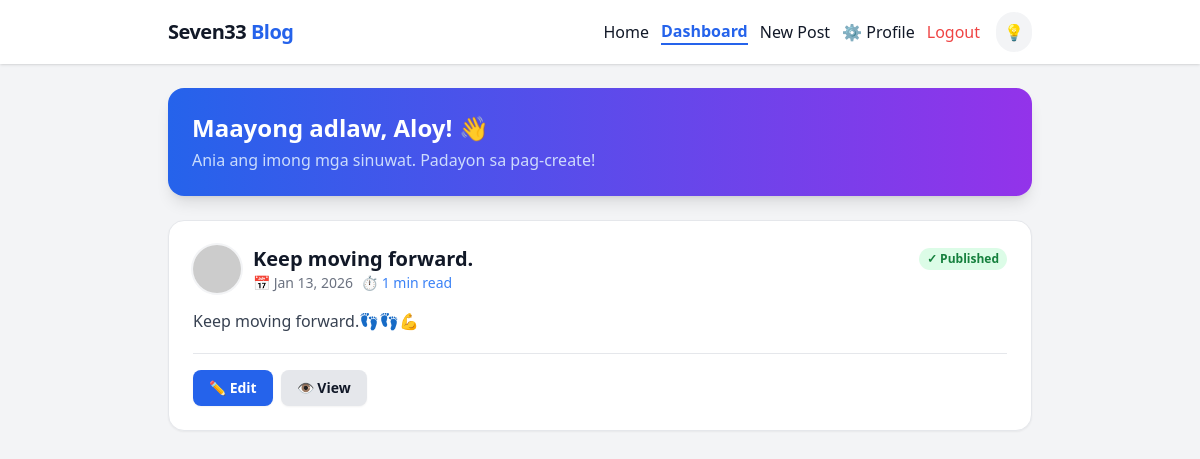
Page /dashboard (signed in) on the committed database.
### app.py (models this page shows)
class User(db.Model):
    id = db.Column(db.Integer, primary_key=True)
    username = db.Column(db.String(80), unique=True, nullable=False)
    password = db.Column(db.String(200), nullable=False)
    is_admin = db.Column(db.Boolean, default=False)
    bio = db.Column(db.Text, nullable=True)
    profile_pic = db.Column(db.String(200), default='default-avatar.png')

class Post(db.Model):
    id = db.Column(db.Integer, primary_key=True)
    title = db.Column(db.String(200), nullable=False)
    content = db.Column(db.Text, nullable=False)
    slug = db.Column(db.String(200), unique=True, nullable=False)
    author = db.Column(db.String(80), nullable=False, default="Guest")
    created_at = db.Column(db.DateTime, default=datetime.utcnow)
    approved = db.Column(db.Boolean, default=False)
    tags = db.Column(db.String(200), nullable=True)
    media_file = db.Column(db.String(200), nullable=True)
    media_type = db.Column(db.String(10), nullable=True) # 'image' or 'video'

### app.py (the view)
@app.route('/dashboard')
@login_required
def dashboard():
    user = User.query.get(session['user_id'])
    if user.is_admin:
        posts = Post.query.order_by(Post.created_at.desc()).all()
    else:
        posts = Post.query.filter_by(author=user.username).order_by(Post.created_at.desc()).all()
    return render_template('my_dashboard.html', posts=posts, user=user)

### app.py (called while the page is built)
def login_required(f):
    @wraps(f)
    def decorated(*args, **kwargs):
        if not session.get('user_id'):
            flash("Please login first!")
            return redirect(url_for('login'))
        return f(*args, **kwargs)
    return decorated

def get_read_time(content):
    if not content: return 1
    words = len(content.split())
    minutes = round(words / 200)
    return minutes if minutes > 0 else 1

@app.context_processor
def utility_processor():
    def get_user_by_username(username):
        return User.query.filter_by(username=username).first()
    return dict(get_user_by_username=get_user_by_username, get_read_time=get_read_time)

### templates/my_dashboard.html (shortened to what this page needs)
<!DOCTYPE html>
<html lang="en">
<head>
<script src="https://cdn.tailwindcss.com"></script>
</head>
<body class="bg-gray-100 dark:bg-gray-900 text-gray-900 dark:text-gray-100 transition-colors duration-300 min-h-screen">
<header class="bg-white dark:bg-gray-800 shadow sticky top-0 z-50">
    <div class="max-w-4xl mx-auto px-4 py-3 flex flex-col md:flex-row justify-between items-center gap-3">
        <h1 class="text-xl font-bold tracking-tight">Seven33 <span class="text-blue-600">Blog</span></h1>
        <div class="flex items-center w-full md:w-auto justify-between md:justify-end gap-4">
            <nav class="flex items-center gap-3 overflow-x-auto hide-scrollbar py-1 text-sm sm:text-base">
                <a href="{{ url_for('public_home') }}" class="whitespace-nowrap hover:text-blue-600 transition">Home</a>
                {% if user %}
                    <a href="{{ url_for('dashboard') }}" class="whitespace-nowrap text-blue-600 dark:text-blue-400 font-bold border-b-2 border-blue-600">Dashboard</a>
                    <a href="{{ url_for('create_post') }}" class="whitespace-nowrap hover:text-green-600 transition">New Post</a>
                    <a href="{{ url_for('profile_settings') }}" class="whitespace-nowrap hover:text-purple-600 transition">⚙️ Profile</a>
                    <a href="{{ url_for('logout') }}" class="whitespace-nowrap text-red-500 hover:text-red-700 transition">Logout</a>
                {% endif %}
            </nav>
            <button id="darkToggle" class="p-2 bg-gray-100 dark:bg-gray-700 rounded-full hover:bg-gray-200 dark:hover:bg-gray-600 transition flex-shrink-0">💡</button>
        </div>
    </div>
</header>
<div class="max-w-4xl mx-auto p-4 mt-2">
    <div class="bg-gradient-to-r from-blue-600 to-purple-600 text-white p-6 rounded-2xl shadow-lg mb-6">
        <h2 class="text-xl sm:text-2xl font-bold mb-1">Maayong adlaw, {{ user.username }}! 👋</h2>
        <p class="text-blue-100 text-sm sm:text-base opacity-90">
            {% if user.is_admin %} Admin Account: Pwede nimo i-manage ang tanan posts. {% else %} Ania ang imong mga sinuwat. Padayon sa pag-create! {% endif %}
        </p>
    </div>
    {% if posts %}
        {% for post in posts %}
        <div class="bg-white dark:bg-gray-800 p-5 sm:p-6 rounded-2xl shadow-sm mb-5 border border-gray-200 dark:border-gray-700">
            <div class="flex items-start gap-3 mb-4">
                {% set post_user = get_user_by_username(post.author) %}
                <div class="flex-shrink-0">
                    {% if post_user %}
                        <img src="{{ url_for('uploaded_file', filename=post_user.profile_pic) }}"
                             onerror="this.src='https://ui-avatars.com/api/?name={{ post.author }}&background=0D8ABC&color=fff'"
                             class="w-10 h-10 sm:w-12 sm:h-12 rounded-full object-cover shadow-sm ring-2 ring-gray-100 dark:ring-gray-700">
                    {% else %}
                        <div class="w-10 h-10 sm:w-12 sm:h-12 rounded-full bg-blue-500 flex items-center justify-center text-white font-bold text-lg shadow-sm">
                            {{ post.author[0].upper() }}
                        </div>
                    {% endif %}
                </div>
                <div class="flex-1 min-w-0">
                    <div class="flex flex-col sm:flex-row sm:justify-between sm:items-start gap-1">
                        <div>
                            <h2 class="text-lg sm:text-xl font-bold truncate">{{ post.title }}</h2>
                            <p class="text-xs sm:text-sm text-gray-500 flex items-center gap-2">
                                📅 {{ post.created_at.strftime('%b %d, %Y') }}
                                <span class="text-blue-500 font-medium">⏱️ {{ get_read_time(post.content) }} min read</span>
                            </p>
                        </div>
                        <div class="mt-1 sm:mt-0">
                            {% if post.approved %}
                                <span class="status-badge bg-green-100 text-green-700 dark:bg-green-900/30 dark:text-green-400">✓ Published</span>
                            {% else %}
                                <span class="status-badge bg-yellow-100 text-yellow-700 dark:bg-yellow-900/30 dark:text-yellow-400">⏳ Pending</span>
                            {% endif %}
                        </div>
                    </div>
                </div>
            </div>
            <div class="mb-5 text-sm sm:text-base leading-relaxed text-gray-700 dark:text-gray-300">
                <div id="content-{{ post.id }}">
                    {{ post.content[:200] | safe }}
                </div>
            </div>
            <div class="flex flex-wrap gap-2 pt-4 border-t dark:border-gray-700">
                {% if post.author == user.username or user.is_admin %}
                    <a href="{{ url_for('edit_post', post_id=post.id) }}" class="flex-1 text-center sm:flex-none px-4 py-2 bg-blue-600 hover:bg-blue-700 text-white rounded-lg text-sm font-bold transition shadow-sm">✏️ Edit</a>
                {% endif %}
                <a href="{{ url_for('view_post', slug=post.slug) }}" class="flex-1 text-center sm:flex-none px-4 py-2 bg-gray-200 dark:bg-gray-700 hover:bg-gray-300 dark:hover:bg-gray-600 rounded-lg text-sm font-bold transition shadow-sm">👁️ View</a>
            </div>
        </div>
        {% endfor %}
    {% endif %}
</div>
</body>
</html>

### templates/my_dashboard.html (style rules this page uses)
.status-badge { display: inline-flex; align-items: center; gap: 4px; padding: 2px 8px; border-radius: 12px; font-size: 0.75rem; font-weight: 600; }
.hide-scrollbar { -ms-overflow-style: none; scrollbar-width: none; }

### rows in the picture
User: username "Aloy"
Post: title "Keep moving forward.", created_at "Jan 13, 2026", content "1", approved "✓ Published", content "Keep moving forward.👣👣💪"
